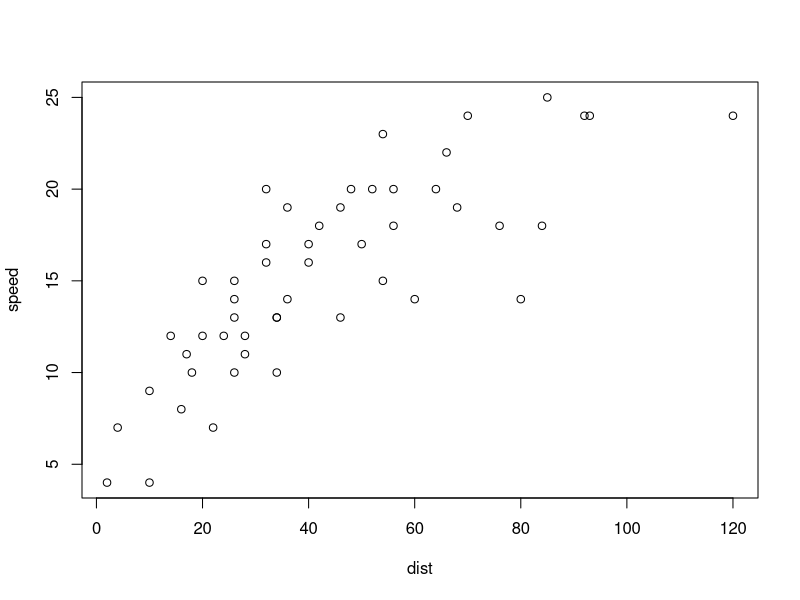
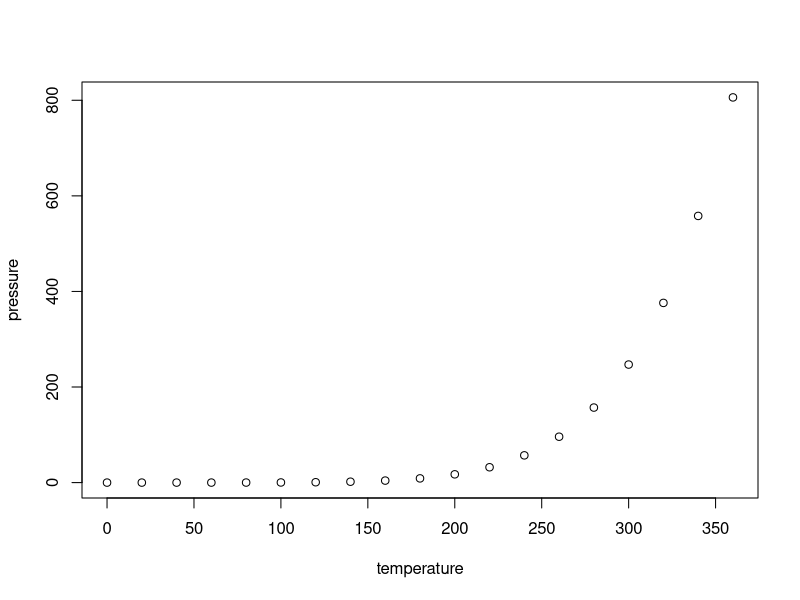

These figures' R source, in order:
## ---- chunk 1
knitr::opts_chunk$set(echo = FALSE)
## ---- chunk 2

plot(speed~dist, cars)

## ---- chunk 3
summary(cars)
## ---- chunk 4
plot(pressure)
